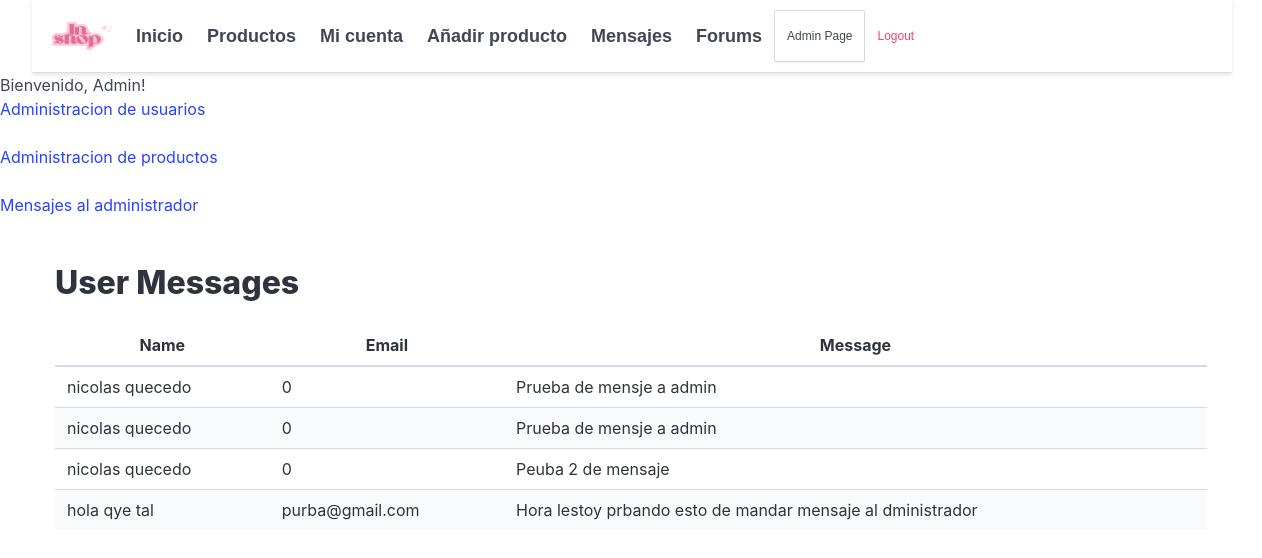
Screenshot of /php/admin/user_messages.php (signed in) with the database file from the repository.
### tables this page shows
CREATE TABLE `admin_report` (
  `report_id` int(11) NOT NULL,
  `name` varchar(45) NOT NULL,
  `email` varchar(60) NOT NULL,
  `message` text NOT NULL,
  `report_date` date NOT NULL DEFAULT current_timestamp()
);

### php/admin/user_messages.php (the view, shortened to what this page needs)
<?php
function ft_fetch_messages()
{
    $connexion = ft_create_conexion();
    $sql = "SELECT * FROM admin_report";
    $result = $connexion->query($sql);
    $messages = [];
    if ($result->num_rows > 0)
    {
        while ($row = $result->fetch_assoc())
        {
            $messages[] = $row;
        }
    }
    return $messages;
}
function ft_print_admin_messages($messages)
{
    foreach ($messages as $message)
    {
        echo '<tr>';
        echo '<td>' . $message['name'] . '</td>';
        echo '<td>' . $message['email'] . '</td>';
        echo '<td>' . $message['message'] . '</td>';
        echo '</tr>';
    }
}
?>
<!DOCTYPE html>
<html>
<head>
    <link rel="stylesheet" href="https://cdn.jsdelivr.net/npm/bulma@0.9.3/css/bulma.min.css">
</head>
<body>
<?php include 'admin_header.php';?>
    <section class="section">
        <div class="container">
            <h1 class="title">User Messages</h1>
            <table class="table is-fullwidth is-striped">
                <thead>
                    <tr>
                        <th class="has-text-centered">Name</th>
                        <th class="has-text-centered">Email</th>
                        <th class="has-text-centered">Message</th>
                    </tr>
                </thead>
                <tbody>
                    <?php
                        ft_print_admin_messages(ft_fetch_messages());
                    ?>
                </tbody>
            </table>
        </div>
    </section>
</body>
</html>

### rows the page displays
admin_report: name "nicolas quecedo", email "0", message "Prueba de mensje a admin"
admin_report: name "nicolas quecedo", email "0", message "Prueba de mensje a admin"
admin_report: name "nicolas quecedo", email "0", message "Peuba 2 de mensaje"
admin_report: name "hola qye tal", email "purba@gmail.com", message "Hora lestoy prbando esto de mandar mensaje al dministrador"
